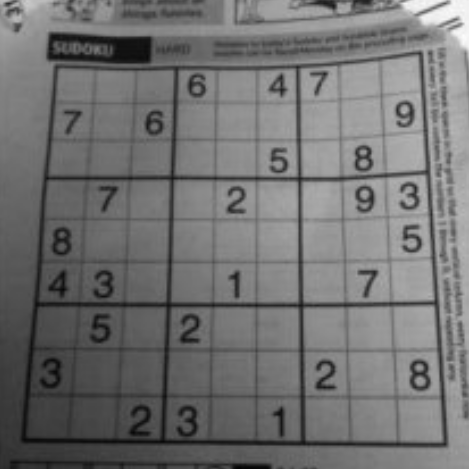
#> input picture python/photos/checkerboard_2.jpg, 469 x 469 px
$ python cv2_laplacian.py   (older library calls are emulated)
#> lines starting #> are read from the running program, lines starting #| are printed output that depends on the picture
# 拉普拉斯算子可以使用二阶导数的形式定义,
# 可假设其离散实现类似于二阶 Sobel 导数

import cv2
import numpy as np

img_rd = cv2.imread("../../photos/checkerboard_2.jpg", 0)
#> img_rd is the input picture: shape (469, 469); min 3, max 253, mean 113.5

# cv2.CV_64F 输出图像的深度(数据类型),可以使用 -1, 与原图像保持一致 np.uint8
laplacian = cv2.Laplacian(img_rd, cv2.CV_64F)
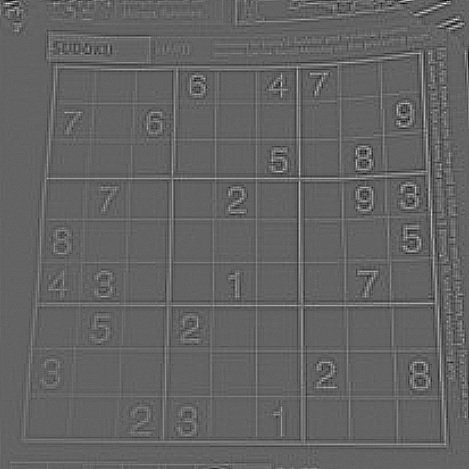
#> laplacian: shape (469, 469) float64; min -66, max 103, mean 0; drawn with min black and max white


cv2.imshow("win", laplacian)
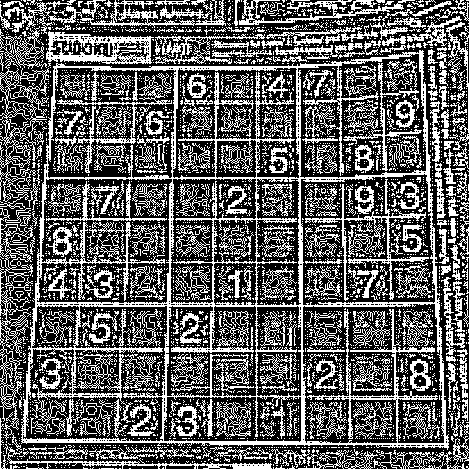
#> window 'win': shape (469, 469); 37.3% white in thin lines or dots
cv2.waitKey(0)

$ run again, with python/photos/checkerboard_1.jpg copied over python/photos/checkerboard_2.jpg
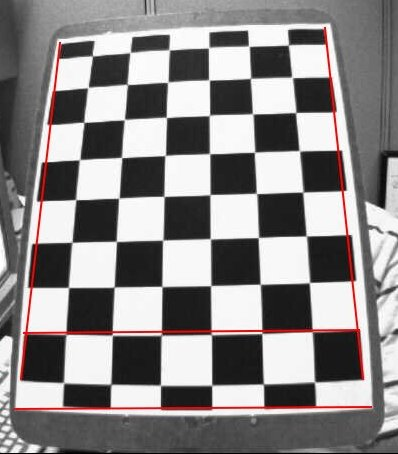
#> input picture python/photos/checkerboard_1.jpg, 398 x 454 px
#> `laplacian = cv2.Laplacian(img_rd, cv2.CV_64F)`:
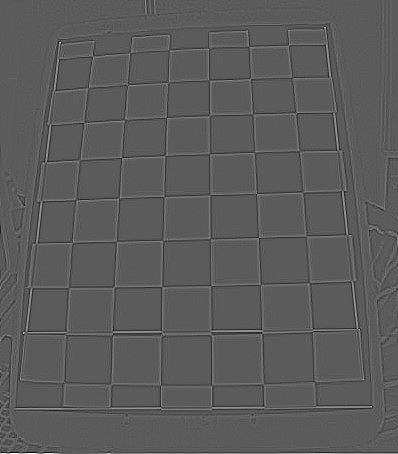
#> laplacian: shape (454, 398) float64; min -271, max 484, mean 0.2; drawn with min black and max white
#> `cv2.imshow("win", laplacian)`:
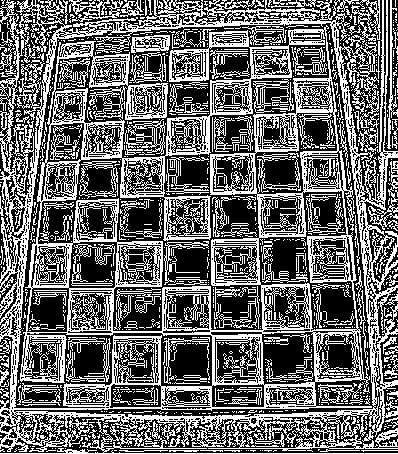
#> window 'win': shape (454, 398); 41.5% white in thin lines or dots

$ run again, with python/photos/checkerboard_3.jpg copied over python/photos/checkerboard_2.jpg
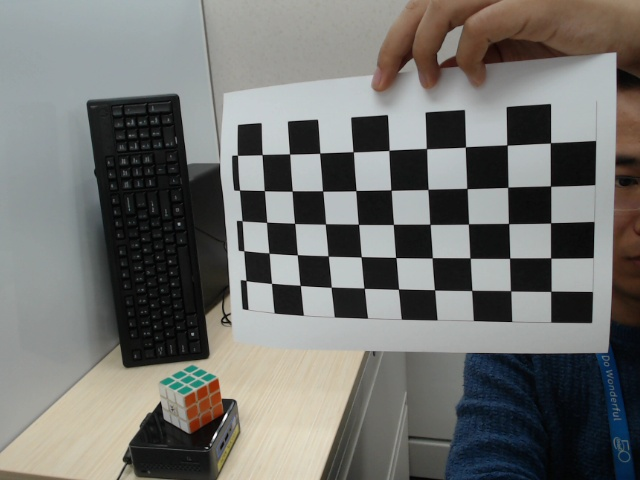
#> input picture python/photos/checkerboard_3.jpg, 640 x 480 px
#> `laplacian = cv2.Laplacian(img_rd, cv2.CV_64F)`:
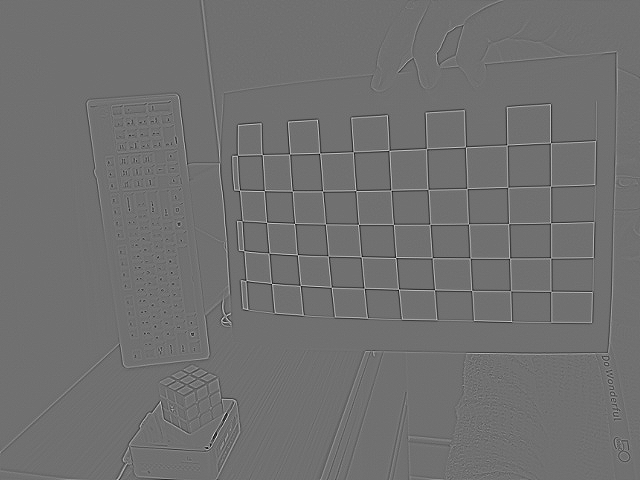
#> laplacian: shape (480, 640) float64; min -249, max 314, mean 0; drawn with min black and max white
#> `cv2.imshow("win", laplacian)`:
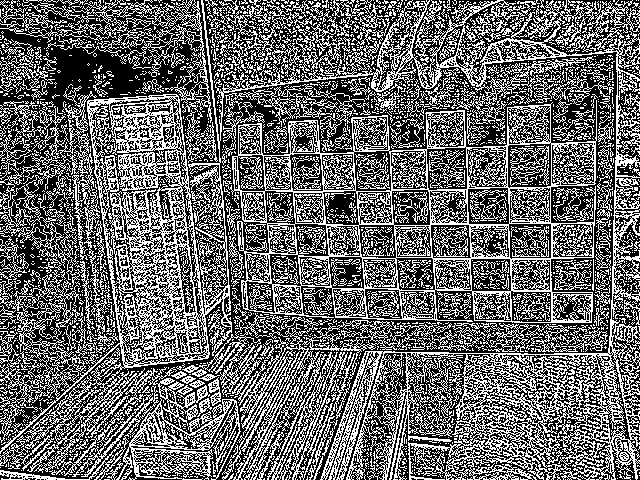
#> window 'win': shape (480, 640); 40.8% white in thin lines or dots
